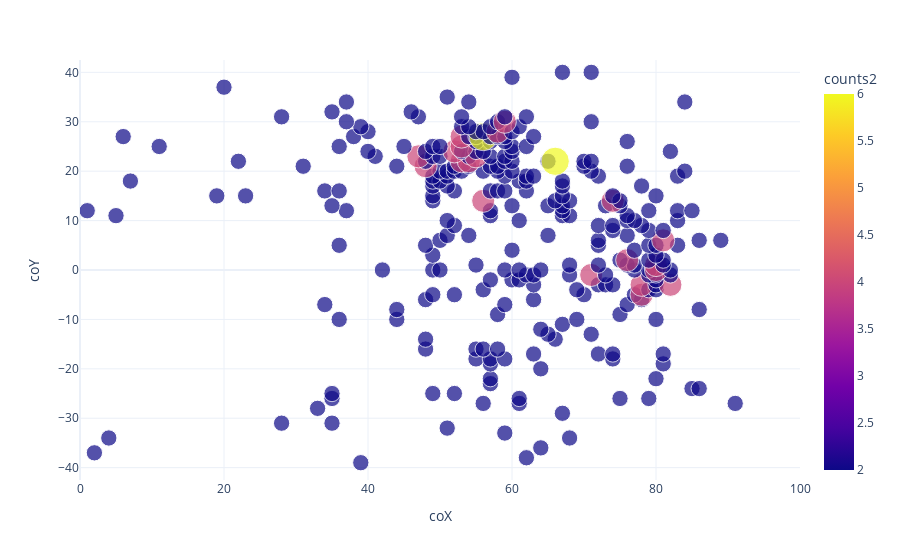

Notebook source saved alongside this figure:
### Code cell
df_counts = X.groupby(['coY', 'coX']).size().reset_index(name='counts')
df_counts['counts2'] = df_counts['counts'] * 2
fig = px.scatter(df_counts, x='coX', y='coY',
                 color='counts2',
                 size='counts2')
fig.update_layout(yaxis_range=[-42.5,42.5])
fig.update_layout(xaxis_range=[0,100])

# Remove side scale and hide zero and gridlines
#fig.update_layout(
 #   coloraxis_showscale=False,
  #  xaxis=dict(showgrid=False, zeroline=False),
   # yaxis=dict(showgrid=False, zeroline=False),)
# Disable axis ticks and labels
#fig.update_xaxes(showticklabels=False)
#fig.update_yaxes(showticklabels=False)
#fig.update_xaxes(title_text='')
#fig.update_yaxes(title_text='')

fig.update_layout(template="plotly_white")
#fig.show()

### Figure 1 — Plotly figure (JSON) as saved in the notebook; plotly's stock layout.template omitted (floating-point values rounded to 4 significant figures; data arrays with more than 128 entries replaced by an {"elided": "..."} marker saying what was removed)
{"data": [{"hovertemplate": "coX=%{x}<br>coY=%{y}<br>counts2=%{marker.color}<extra></extra>", "legendgroup": "", "marker": {"color": {"elided": "291 int values"}, "coloraxis": "coloraxis", "size": {"elided": "291 int values"}, "sizemode": "area", "sizeref": 0.015, "symbol": "circle"}, "mode": "markers", "name": "", "orientation": "v", "showlegend": false, "type": "scatter", "x": {"elided": "291 int values"}, "xaxis": "x", "y": {"elided": "291 int values"}, "yaxis": "y"}], "layout": {"coloraxis": {"colorbar": {"title": {"text": "counts2"}}, "colorscale": [[0, "#0d0887"], [0.1111, "#46039f"], [0.2222, "#7201a8"], [0.3333, "#9c179e"], [0.4444, "#bd3786"], [0.5556, "#d8576b"], [0.6667, "#ed7953"], [0.7778, "#fb9f3a"], [0.8889, "#fdca26"], [1, "#f0f921"]]}, "legend": {"itemsizing": "constant", "tracegroupgap": 0}, "margin": {"t": 60}, "xaxis": {"anchor": "y", "domain": [0, 1], "range": [0, 100], "title": {"text": "coX"}}, "yaxis": {"anchor": "x", "domain": [0, 1], "range": [-42.5, 42.5], "title": {"text": "coY"}}}}
